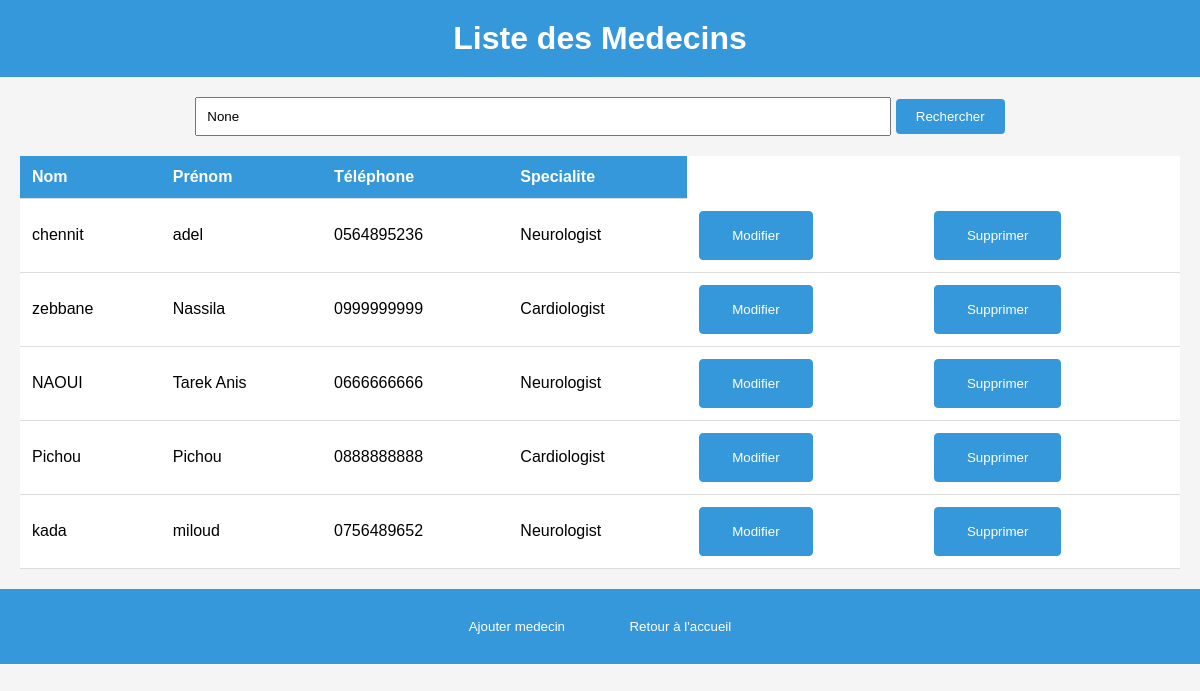
The app's page /liste_medecins/, older data.
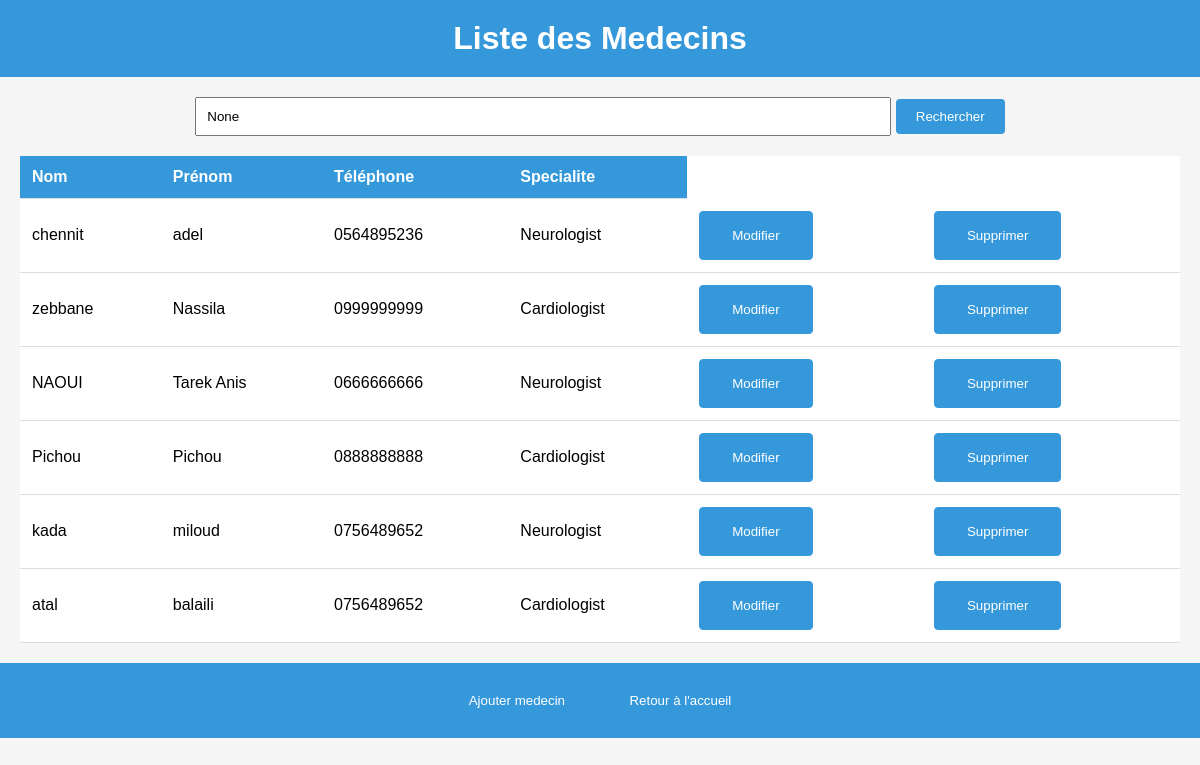
The same page, newer data.
### app1/models.py (models this page shows, shortened)
class Medecin(models.Model) :
    Num_M = models.AutoField(primary_key=True)
    Nom_M = models.CharField(max_length = 50)
    Prenom_M = models.CharField(max_length = 50)
    Telephone_M = models.CharField(max_length = 10, help_text = 'Entrez un numero de telephone valable svp')
    choix_speciailte = [
        ('Cardiologist','Cardiologist'),
        ('Neurologist','Neurologist'),
        ('Urologist','Urologist'),
        ('Rheumatologist','Rheumatologist'),
        ('Otolaryngologist','Otolaryngologist'),
    ]
    specialite = models.CharField(max_length = 50, choices = choix_speciailte)

### app1/views.py (the view)
# urls.py: path('liste_medecins/',liste_medecins, name='liste_medecins'),
def liste_medecins(request):
    query = request.GET.get('q')
    medecins = Medecin.objects.all()
    if query:
        medecins = medecins.filter(Nom_M__icontains=query)
    return render(request, 'liste_medecins.html', {'medecins': medecins, 'query':query})

### app1/templates/liste_medecins.html (shortened to what this page needs)
<!DOCTYPE html>
{% load static %}
<html lang="en">
<head>
    <link href="{% static 'css/styleListMedecins.css' %}" rel="stylesheet" />
</head>
<body>
    <h1>Liste des Medecins</h1>
    <form method="get" action="{% url 'liste_medecins' %}">
        <input type="text" name="q" placeholder="Recherche par Noms des Medecins" value="{{ query }}">
        <button type="submit">Rechercher</button>
    </form>
    <div class="table-wrapper">
<table class="fl-table">
    <thead>
        <tr>
            <th>Nom</th>
            <th>Prénom</th>
            <th>Téléphone</th>
            <th>Specialite</th>
        </tr>
    </thead>
    <tbody>
        {% for medecin in medecins %}
            <tr>
                <td> {{medecin.Nom_M }}</td>
                <td>{{ medecin.Prenom_M }}</td>
                <td>{{ medecin.Telephone_M }}</td>
                <td>{{ medecin.specialite }}</td>
                <td>
                    <a href="{% url 'prefillMedecin' pk=medecin.Num_M %}"><button>Modifier</button></a>
                </td>
                <td>
                    <a href="{% url 'supprimer_medecin' pk=medecin.Num_M %}"><button>Supprimer</button></a>
                </td>
            </tr>
        {% endfor %}
    </tbody>
</table>
</div>
<footer>
    <a href="{% url 'ajouter_medecin' %}"><button>Ajouter medecin</button></a>
    <a href="{% url 'Home' %}"><button>Retour à l'accueil</button></a>
</footer>
</body>
</html>

Row changes from the older to the newer data that the page shows:
added Medecin: Nom_M "atal", Prenom_M "balaili", Telephone_M "0756489652", specialite "Cardiologist"
